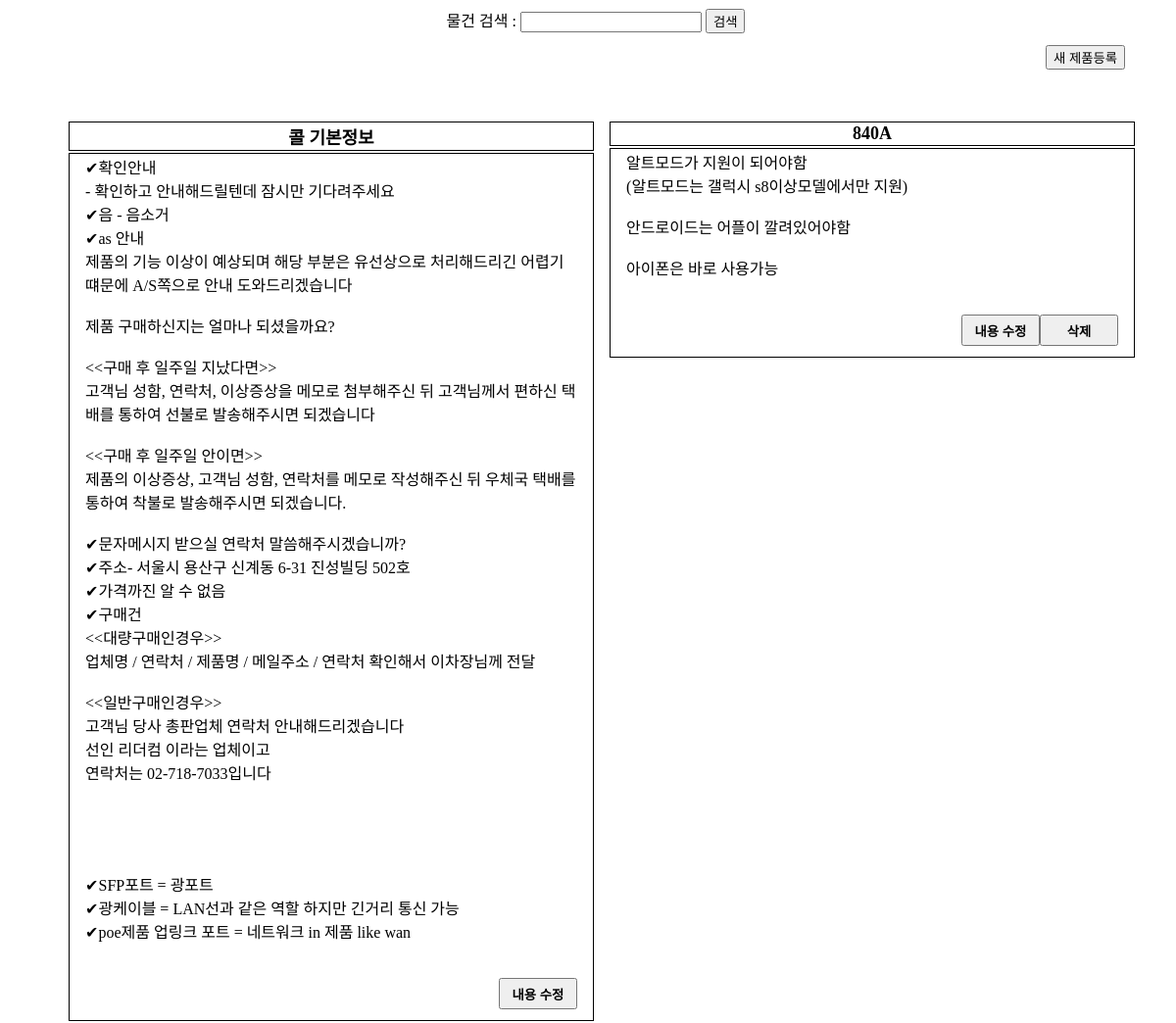
/detail/840A, run on the app's committed database.
### searchcall/models.py (models this page shows)
class Calloj(models.Model):
    mdname = models.CharField(max_length=64,
                              verbose_name="제품명")
    mdinfo = models.TextField(
        verbose_name="제품정보")

### searchcall/views.py (the view)
# urls.py: path('detail/<str:mdname>', views.detail, name='amd'),
def detail(request, mdname):
    callmd = Calloj.objects.get(mdname=mdname)
    message = request.GET.get('message')
    callinfo = Calloj.objects.get(mdname='콜 기본정보')
    if message:
        mdmd = Calloj.objects.filter(mdname__icontains=message)
        return render(request, 'home.html', {'callinfo': callinfo, 'mdmd': mdmd})
    return render(request, 'detail.html', {'callinfo': callinfo, 'callmd': callmd})

### searchcall/templates/detail.html (shortened to what this page needs)
<!DOCTYPE html>
<html>
<head>
</head>
<body>
    <form align="center" action="." method="get" style="margin-bottom: 1%;">
        물건 검색 :
        <input type="text" name="message">
        <input type="submit" value="검색">
    </form>
    <input type="button" value="새 제품등록" onclick="location.href='/newmd'" style="float: right; margin-right: 5%;">
    <div class="acacac">
    </div>
    <div class="fs">
        <table>
            <tr>
                <td class="qwe">{{ callinfo.mdname }}</td>
            </tr>
            <tr>
                <td>{{ callinfo.mdinfo | linebreaksbr }}<br><br><br>
                    <div class="acac">
                        <input type="button" onclick="location.href='/info/'" value="내용 수정" style="width: 5rem; height: 2rem; font-weight: bolder;">
                    </div>
                </td>
            </tr>
        </table>
    </div>
    <div class="sc">
        <table>
            <tr>
                <td class="qwe">{{ callmd.mdname }}</td>
            </tr>
            <tr>
                <td>{{ callmd.mdinfo | linebreaksbr }}<br><br><br>
                    <form action="." method="POST">
                        <div class="acac">
                            <input type="button" onclick="location.href='/detail/{{ callmd.mdname }}/del'" value="삭제" style="width: 5rem; height: 2rem; font-weight: bolder;">
                        </div>
                        <div class="acac">
                            <input type="button" onclick="location.href='/mdinfo/{{ callmd.mdname }}'" value="내용 수정" style="width: 5rem; height: 2rem; font-weight: bolder;">
                        </div>
                    </form>
                </td>
            </tr>
        </table>
    </div>
</body>
</html>

### searchcall/templates/detail.html (style rules this page uses)
html,body { width: 100%; height: 100%; }
div { text-align: center; float: left; height: 90%; }
div.fs { margin-left: 5%; width: 45%; }
div.sc { margin-left: 1%; width: 45%; }
td { border: 1px solid black; text-align: left; padding-left: 3%; padding-right: 3%; }
table { margin-left: auto; margin-right: auto; width: 100%; }
td.qwe { font-size: large; font-weight: bolder; text-align: center; }
div.acac { display: block; text-align: center; float: right; margin-bottom: 2%; }
div.acacac { display: block; text-align: center; float: unset; height: 2%; margin-top: 2%; margin-bottom: 4%; }

### data on the page
Calloj: mdname "콜 기본정보", mdinfo "✔확인안내 - 확인하고 안내해드릴텐데 잠시만 기다려주세요 ✔음 - 음소거 ✔as 안내 제품의 기능 이상이 예상되며 해당 부분은 유선상으로 처리해드리긴 어렵기떄문에 A/S쪽으로 안내 도와드리겠습니다 제품 구매하신지는 얼마나 되셨을까요? <<구매 후 일주일 지났다면>> 고객님 성함, 연락처, 이상증상을 메모로 첨부해주신 뒤 고객님께서 편하신 택배를 통하여 선불로 발송해주시면 되겠습니다 <<구매 후 일주일 안이면>> 제품의 이상증상, 고객님 성함, 연락처를 메모로 작성해주신 뒤 우체국 택배를 통하여 착불로 발송해주시면 되겠습니다. ✔문자메시지 받으실 연락처 말씀해주시겠습니까? ✔주소- 서울시 용산구 신계동 6-31 진성빌딩 502호 ✔가격까진 알 수 없음 ✔구매건 <<대량구매인경우>> 업체명 / 연락처 / 제품명 / 메일주소 / 연락처 확인해서 이차장님께 전달 <<일반구매인경우>> 고객님 당사 총판업체 연락처 안내해드리겠습니다 선인 리더컴 이라는 업체이고 연락처는 02-718-7033입니다 ✔SFP포트 = 광포트 ✔광케이블 = LAN선과 같은 역할 하지만 긴거리 통신 가능 ✔poe제품 업링크 포트 = 네트워크 in 제품 like wan"
Calloj: mdname "840A", mdinfo "알트모드가 지원이 되어야함 (알트모드는 갤럭시 s8이상모델에서만 지원) 안드로이드는 어플이 깔려있어야함 아이폰은 바로 사용가능"
